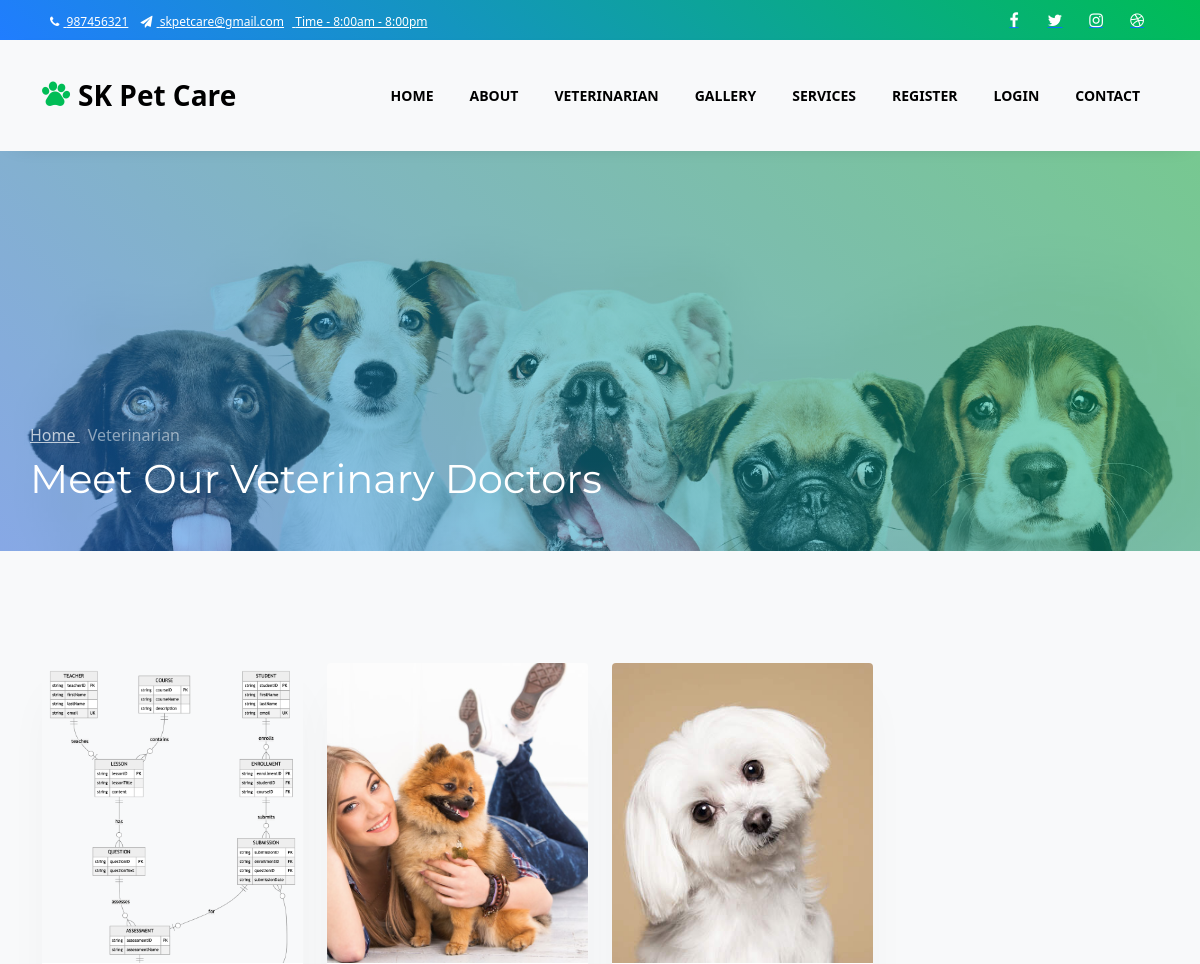
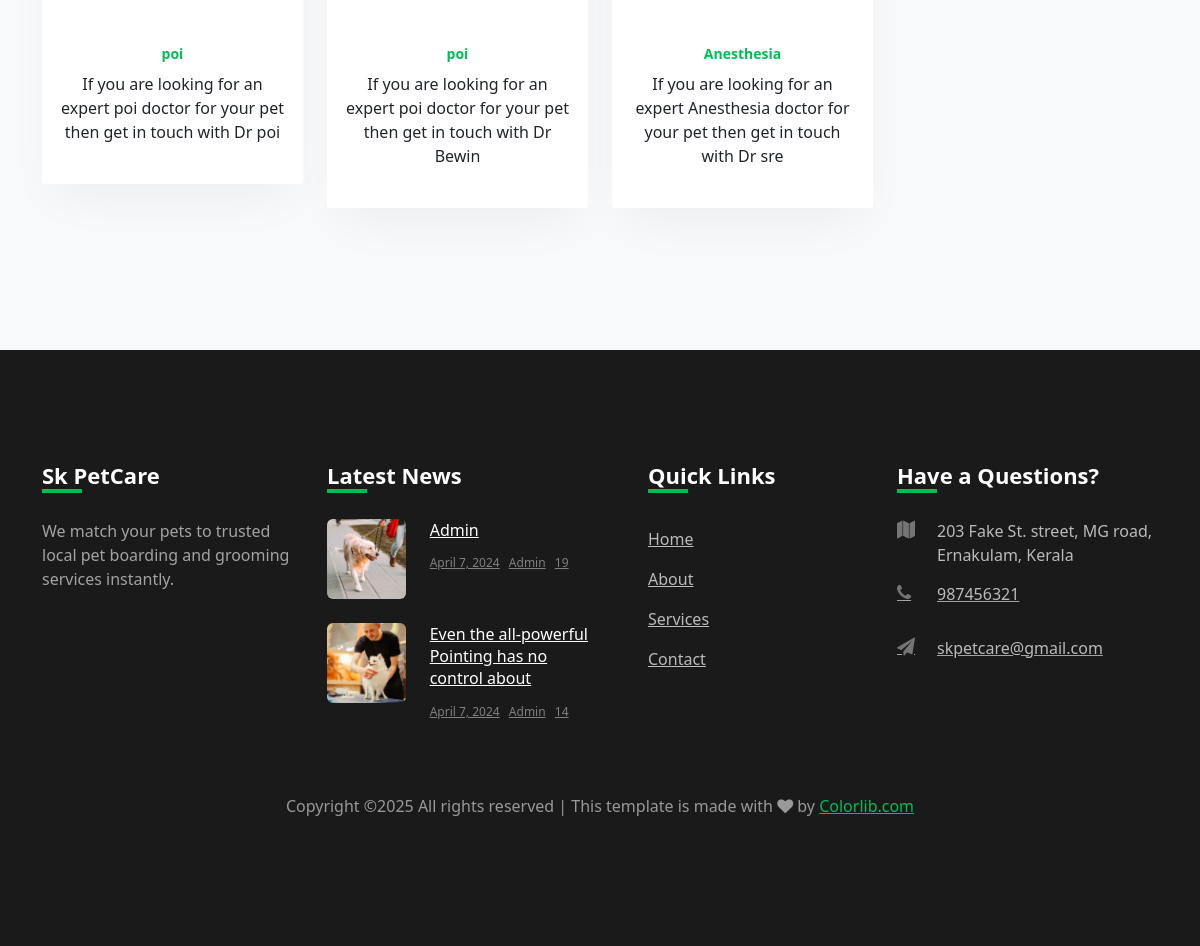
/vet/, run on the app's committed database (2 pictures, top to bottom).
### credentials/models.py (models this page shows, shortened)
class Doctor(models.Model):
    user=models.OneToOneField(User,on_delete=models.CASCADE)
    profile_pic= models.FileField(upload_to='profile_pic/DoctorProfilePic/',null=True,blank=True)
    phone = models.CharField(max_length=10, default='0')
    address = models.CharField(max_length=250)
    speacialisation = models.CharField(max_length=250)
    date_joined = models.DateTimeField(verbose_name='date joined', auto_now_add=True)
    last_login = models.DateTimeField(verbose_name='last login', auto_now=True)
    status = models.BooleanField(default=False)

### daycare/views.py (the view)
# urls.py: path('vet/', views.vet, name='vet'),
def vet(request):
    doctors = Doctor.objects.all()
    return render(request, 'vet.html', {'doctors':doctors})

### templates/vet.html (shortened to what this page needs)
{% extends 'base.html' %}
{% load static %}
{% block content %}
    <section class="hero-wrap hero-wrap-2" style="background-image: url(/static/images/bg_2.jpg);" data-stellar-background-ratio="0.5">
      <div class="overlay"></div>
      <div class="container">
        <div class="row no-gutters slider-text align-items-end">
          <div class="col-md-9 ftco-animate pb-5">
          	<p class="breadcrumbs mb-2"><span class="mr-2"><a href="{% url 'index' %}">Home </a></span> <span>Veterinarian </span></p>
            <h1 class="mb-0 bread">Meet Our Veterinary Doctors </h1>
          </div>
        </div>
      </div>
    </section>
    <section class="ftco-section bg-light">
		<div class="container">
			<div class="row">
				{% for i in doctors %}
				<div class="col-md-6 col-lg-3 ftco-animate">
					<div class="staff">
						<div class="img-wrap d-flex align-items-stretch">
							<div class="img align-self-stretch" style="background-image: url(/media/{{i.profile_pic}});"></div>
						</div>
						<div class="text pt-3 px-3 pb-4 text-center">
							<span class="position mb-2">{{i.speacialisation}}</span>
							<div class="faded">
								<p>If you are looking for an expert {{i.speacialisation}} doctor for your pet then get in touch with Dr {{i.user.first_name}} {{i.doctor.user.last_name}}</p>
							</div>
						</div>
					</div>
				</div>
				{% endfor %}
				</div>
			</div>
	</section>
    {% endblock %}

### data on the page
Doctor: profile_pic (picture), speacialisation "poi", user.first_name "poi"
Doctor: profile_pic (picture), speacialisation "poi", user.first_name "Bewin"
Doctor: profile_pic (picture), speacialisation "Anesthesia", user.first_name "sre"
